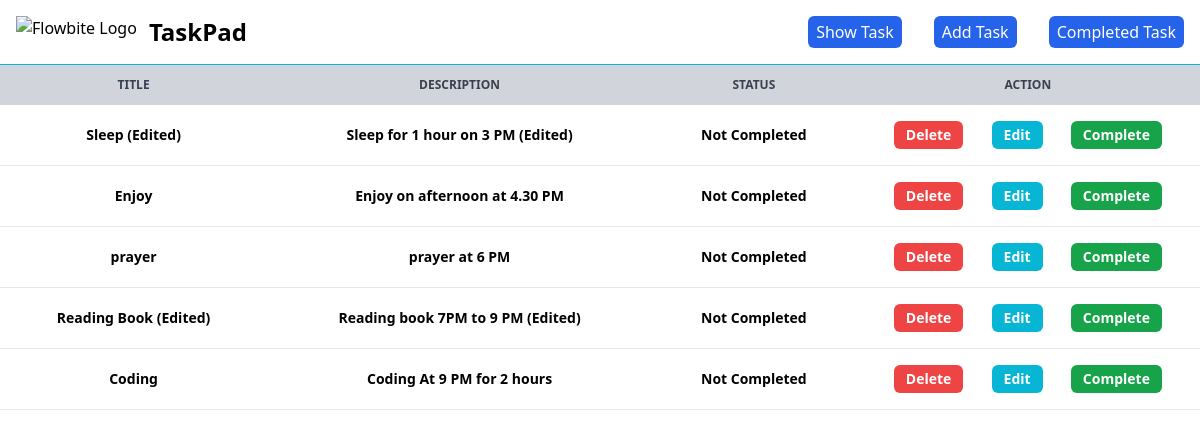
The page / on the database its author committed.
### app1/models.py (models this page shows)
class YourTask(models.Model):
    id = models.AutoField(primary_key=True)
    title = models.CharField(max_length=30)
    description = models.CharField(max_length=50)
    is_completed = models.IntegerField(default=0)

### app1/views.py (the view)
# urls.py: path('', ShowTask,name='showtask'),
def ShowTask(request):
    datas=YourTask.objects.all()
    print(datas)
    return render(request,'show_task.html',{'data': datas})

### app1/templates/show_task.html (shortened to what this page needs)
{% extends 'base.html' %}
{% block content %}
<div class="relative overflow-x-auto">
    <table class="w-full text-sm text-left text-gray-500 dark:text-gray-400">
        <thead class="text-xs text-gray-700 uppercase bg-gray-300 dark:bg-gray-700 dark:text-gray-400">
            <tr>
                <th scope="col" class="px-6 py-3 text-center">
                    Title
                </th>
                <th scope="col" class="px-6 py-3 text-center">
                    Description
                </th>
                <th scope="col" class="px-6 py-3 text-center">
                    Status
                </th>
                <th scope="col" class="px-6 py-3 text-center">
                    Action
                </th>
            </tr>
        </thead>
        <tbody>
            {% for item in data %}
            {% if item.is_completed == 0 %}
            <tr class="bg-white border-b dark:bg-gray-800 dark:border-gray-700 text-black font-semibold">
                <td class="px-6 py-4 text-center">
                    {{ item.title }}
                </td>
                <td class="px-6 py-4 text-center">
                    {{ item.description }}
                </td>
                 <td class="px-6 py-4 text-center">
                     Not Completed
                 </td>
                <td class="px-6 py-4 mx-auto flex justify-around">
                    <a href="{% url 'delete_task' id=item.id %}" class="text-white bg-red-500 rounded-md px-3 py-1">Delete</a>
                    <a href="{% url 'edit_task' id=item.id %}" class="text-white bg-cyan-500 rounded-md px-3 py-1">Edit</a>
                    <a href="{% url 'complete_task' id=item.id %}" class="text-white bg-green-600 rounded-md px-3 py-1">Complete</a>
                </td>
            </tr>
            {% endif %}
            {% endfor %}
        </tbody>
    </table>
</div>
{% endblock %}

### app1/templates/base.html (shortened to what this page needs)
<!DOCTYPE html>
<html lang="en">
<head>
    <script src="https://cdn.tailwindcss.com"></script>
</head>
<body>
<nav class="bg-white border-b  border-cyan-500 dark:bg-gray-900 ">
    <div class="max-w-screen-xl flex flex-wrap items-center justify-between mx-auto p-4">
      <a href="https://flowbite.com/" class="flex items-center">
          <img src="https://flowbite.com/docs/images/logo.svg" class="h-8 mr-3" alt="Flowbite Logo" />
          <span class="self-center text-2xl font-semibold whitespace-nowrap dark:text-white">TaskPad</span>
      </a>
      <div class="hidden w-full md:block md:w-auto" id="navbar-default">
        <ul class="font-medium flex flex-col p-4 md:p-0 mt-4 border border-gray-100 rounded-lg bg-gray-50 md:flex-row md:space-x-8 md:mt-0 md:border-0 md:bg-white dark:bg-gray-800 md:dark:bg-gray-900 dark:border-gray-700">
           <a href="{% url 'showtask' %}" class="text-white bg-blue-600 rounded-md px-2 py-1">Show Task</a>
           <a href="{% url 'addtask' %}" class="text-white bg-blue-600 rounded-md px-2 py-1">Add Task</a>
           <a href="{% url 'completedd' %}" class="text-white bg-blue-600 rounded-md px-2 py-1">Completed Task</a>
        </ul>
      </div>
    </div>
  </nav>
  {%block content%}  {% endblock %}
</body>
</html>

### rows shown on the page
YourTask: title "Sleep (Edited)", description "Sleep for 1 hour on 3 PM (Edited)"
YourTask: title "Enjoy", description "Enjoy on afternoon at 4.30 PM"
YourTask: title "prayer", description "prayer at 6 PM"
YourTask: title "Reading Book (Edited)", description "Reading book 7PM to 9 PM (Edited)"
YourTask: title "Coding", description "Coding At 9 PM for 2 hours"
